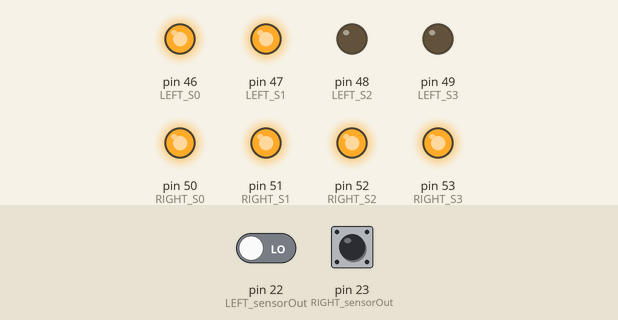
A sketch run on a simulated Arduino Mega 2560, built with avr-gcc and run on an emulated ATmega2560. On the bench: output pins drawn as LEDs (lit = HIGH). Inputs (shaded band) come from the test bench; at power-on: pin 23 (RIGHT_sensorOut) LOW, pin 22 (LEFT_sensorOut) LOW. What the sketch prints to the serial monitor is not drawn.

Above: at 0.1 s.
At 1.2 s:
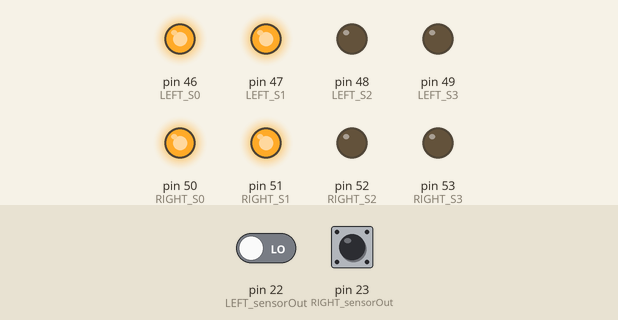
1.3 s: pin 23 (RIGHT_sensorOut) pulsed HIGH 2 times (0.12 s each, 0.3 s apart)
At 3.3 s:
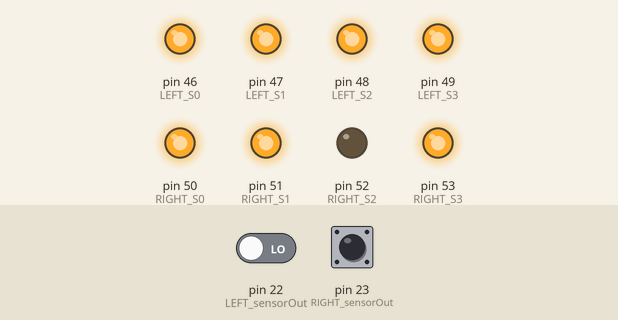
Timing chart, 0 to 13.9 s (numbered marks = the images above; inputs shaded):
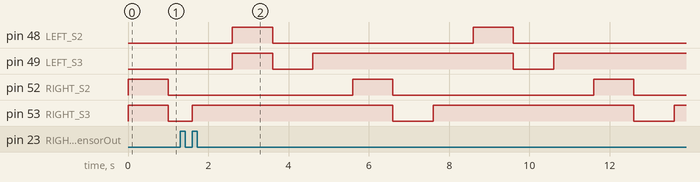

Measured:
- by itself, pin 48 (LEFT_S2), pin 52 (RIGHT_S2): alternates HIGH for 1.0 s and LOW for 5.0 s
- by itself, pin 53 (RIGHT_S3): alternates HIGH for 5.0 s and LOW for 1.0 s

The sketch:

color_calibration.ino
```cpp
#define LEFT_S0 46
#define LEFT_S1 47
#define LEFT_S2 48
#define LEFT_S3 49
#define LEFT_sensorOut 22

#define RIGHT_S0 50
#define RIGHT_S1 51
#define RIGHT_S2 52
#define RIGHT_S3 53
#define RIGHT_sensorOut 23

#define RIGHT true
#define LEFT false

int getGreen(bool direction){
  digitalWrite(direction ? LEFT_S2 : RIGHT_S2, HIGH);
  digitalWrite(direction ? LEFT_S3 : RIGHT_S3, HIGH);
  int greenFreq = pulseIn(direction ? LEFT_sensorOut : RIGHT_sensorOut, LOW);
  return greenFreq;
}

int getRed(bool direction){
  digitalWrite(direction ? LEFT_S2 : RIGHT_S2, LOW);
  digitalWrite(direction ? LEFT_S3 : RIGHT_S3, LOW);
  int redFreq = pulseIn(direction ? LEFT_sensorOut : RIGHT_sensorOut, LOW);
  return redFreq;
}

int getBlue(bool direction){
  digitalWrite(direction ? LEFT_S2 : RIGHT_S2, LOW);
  digitalWrite(direction ? LEFT_S3 : RIGHT_S3, HIGH);
  int blueFreq = pulseIn(direction ? LEFT_sensorOut : RIGHT_sensorOut, LOW);
  return blueFreq;
}

void setup() {
  pinMode(LEFT_S0, OUTPUT);
  pinMode(LEFT_S1, OUTPUT);
  pinMode(LEFT_S2, OUTPUT);
  pinMode(LEFT_S3, OUTPUT);
  pinMode(LEFT_sensorOut, INPUT);

  pinMode(RIGHT_S0, OUTPUT);
  pinMode(RIGHT_S1, OUTPUT);
  pinMode(RIGHT_S2, OUTPUT);
  pinMode(RIGHT_S3, OUTPUT);
  pinMode(RIGHT_sensorOut, INPUT);

  // Setting frequency-scaling to 100%
  digitalWrite(LEFT_S0, HIGH);
  digitalWrite(LEFT_S1, HIGH);
  digitalWrite(RIGHT_S0, HIGH);
  digitalWrite(RIGHT_S1, HIGH);

  Serial.begin(9600);
}

bool isGreen(bool direction){
  int greenValue = getGreen(direction);
  int redValue = getRed(direction);
  int blueValue = getBlue(direction);
  Serial.print(greenValue);
  Serial.print(" ");
  Serial.print(redValue);
  Serial.print(" ");
  Serial.print(blueValue);
  Serial.print("  ");

  if (redValue <= 11 && redValue >= 9 && greenValue < 9 && blueValue < 9){
    return true;
  }
  else{
    return false;
  }
}

void loop() {
  // delay(5000);
  // int start_millis = millis();
  float greenAverage = 0;
  float redAverage = 0;
  float blueAverage = 0;
  // float items = 0;
  // Serial.println("calculating right average...");
  // while(millis() < start_millis + 5000){
  //   int green = getGreen(RIGHT);
  //   greenAverage = ((greenAverage * items) + green)/(items+1.0);
  //   Serial.print(green);
  //   Serial.print(" ");

  //   int red = getRed(RIGHT);
  //   redAverage =   ((redAverage * items) + red)/(items+1.0);
  //   Serial.print(red);
  //   Serial.print(" ");

  //   int blue = getBlue(RIGHT);
  //   blueAverage =  ((blueAverage * items) + blue)/(items+1.0);
  //   Serial.println(blue);

  //   items++;
  // }
  // Serial.print("right green average: ");
  // Serial.print(greenAverage);
  // Serial.print("   right red average: ");
  // Serial.print(redAverage);
  // Serial.print("   right blue average: ");
  // Serial.println(blueAverage);

  // delay(5000);

  // start_millis = millis();
  // greenAverage = 0;
  // redAverage = 0;
  // blueAverage = 0;
  // items = 0;
  // Serial.println("calculating left average...");
  // while(millis() < start_millis + 5000){
    int green = getGreen(LEFT);
    // greenAverage = ((greenAverage * items) + green)/(items+1.0);
    Serial.print(green);
    Serial.print(" ");

    int red = getRed(LEFT);
    // redAverage =   ((redAverage * items) + red)/(items+1.0);
    Serial.print(red);
    Serial.print(" ");

    int blue = getBlue(LEFT);
    // blueAverage =  ((blueAverage * items) + blue)/(items+1.0);
    Serial.print(blue);

    Serial.print("    ");

    int greenr = getGreen(RIGHT);
    // greenAverage = ((greenAverage * items) + green)/(items+1.0);
    Serial.print(greenr);
    Serial.print(" ");

    int redr = getRed(RIGHT);
    // redAverage =   ((redAverage * items) + red)/(items+1.0);
    Serial.print(redr);
    Serial.print(" ");

    int bluer = getBlue(RIGHT);
    // blueAverage =  ((blueAverage * items) + blue)/(items+1.0);
    Serial.println(bluer);

  //   items++;
  // }
  // Serial.print("left green average: ");
  // Serial.print(greenAverage);
  // Serial.print("   left red average: ");
  // Serial.print(redAverage);
  // Serial.print("   left blue average: ");
  // Serial.println(blueAverage);
  // Serial.print(isGreen(LEFT));
  // Serial.print("    ");
  // Serial.println(isGreen(RIGHT));
}
```
